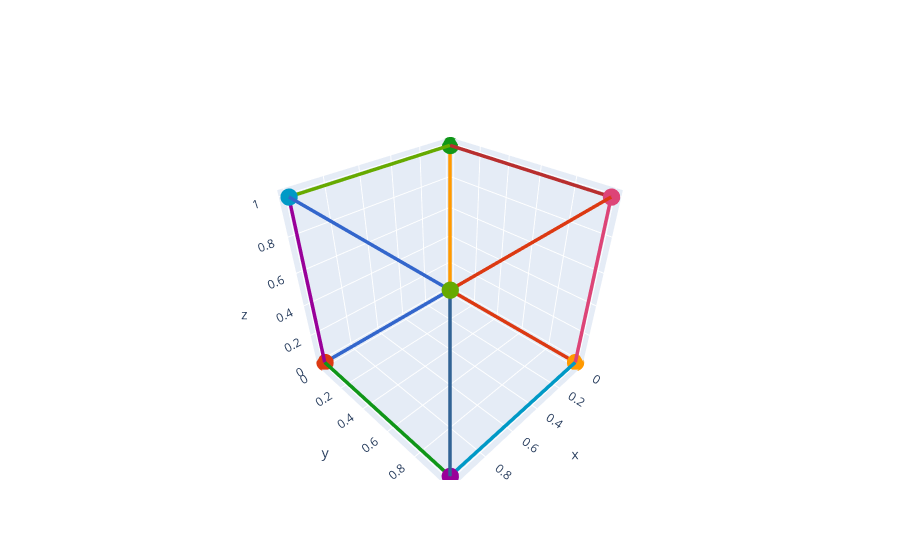

Notebook cell for this chart:
### Code cell
nodal_positions = [
    [0,0,0],
    [1,0,0],
    [0,1,0],
    [0,0,1],
    [1,1,0],
    [1,0,1],
    [0,1,1],
    [1,1,1]
]
edge_adjacency = [
    [0,1],
    [0,2],
    [0,3],
    [1,4],
    [1,5],
    [2,4],
    [2,6],
    [3,5],
    [3,6],
    [4,7],
    [5,7],
    [6,7]
]
lat = Lattice(nodal_positions=nodal_positions, edge_adjacency=edge_adjacency)
plotting.plotly_unit_cell_3d(lat).show()

### Figure 1 — Plotly figure (JSON) as saved in the notebook; plotly's stock layout.template omitted (floating-point values rounded to 4 significant figures)
{"data": [{"marker": {"color": ["#3366CC", "#DC3912", "#FF9900", "#109618", "#990099", "#0099C6", "#DD4477", "#66AA00"], "size": 6}, "mode": "markers", "name": "nodes", "showlegend": false, "text": [0, 1, 2, 3, 4, 5, 6, 7], "textfont": {"size": 14}, "type": "scatter3d", "x": [0, 1, 0, 0, 1, 1, 0, 1], "y": [0, 0, 1, 0, 1, 0, 1, 1], "z": [0, 0, 0, 1, 0, 1, 1, 1]}, {"connectgaps": false, "hoverinfo": "none", "line": {"color": ["#3366CC", "#3366CC", "#3366CC", "#DC3912", "#DC3912", "#DC3912", "#FF9900", "#FF9900", "#FF9900", "#109618", "#109618", "#109618", "#990099", "#990099", "#990099", "#0099C6", "#0099C6", "#0099C6", "#DD4477", "#DD4477", "#DD4477", "#66AA00", "#66AA00", "#66AA00", "#B82E2E", "#B82E2E", "#B82E2E", "#316395", "#316395", "#316395", "#3366CC", "#3366CC", "#3366CC", "#DC3912", "#DC3912", "#DC3912"], "width": 7}, "mode": "lines", "showlegend": false, "type": "scatter3d", "x": [0, 1, null, 0, 0, null, 0, 0, null, 1, 1, null, 1, 1, null, 0, 1, null, 0, 0, null, 0, 1, null, 0, 0, null, 1, 1, null, 1, 1, null, 0, 1, null], "y": [0, 0, null, 0, 1, null, 0, 0, null, 0, 1, null, 0, 0, null, 1, 1, null, 1, 1, null, 0, 0, null, 0, 1, null, 1, 1, null, 0, 1, null, 1, 1, null], "z": [0, 0, null, 0, 0, null, 0, 1, null, 0, 0, null, 0, 1, null, 0, 0, null, 0, 1, null, 1, 1, null, 1, 1, null, 0, 1, null, 1, 1, null, 1, 1, null]}], "layout": {"title": {"text": ""}}}
